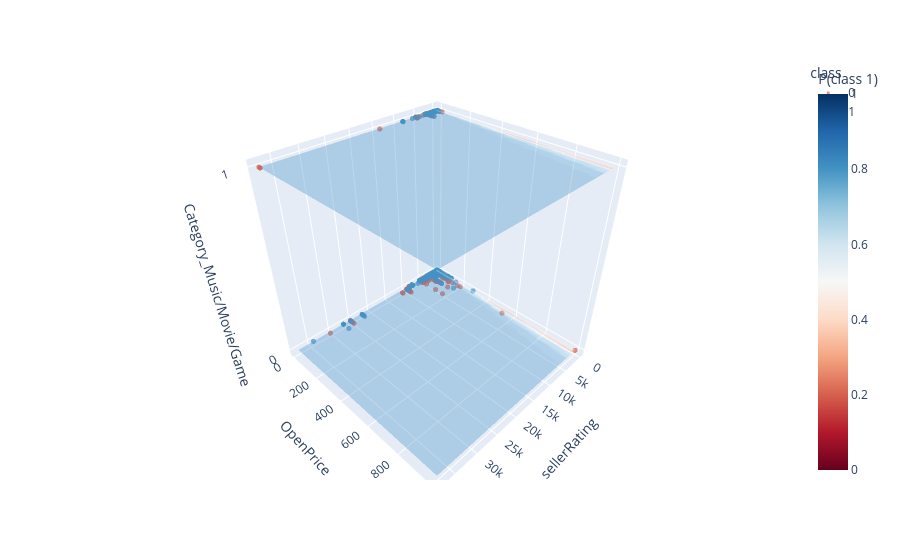

This figure's notebook cell:
### Code cell
import numpy as np
import pandas as pd
import plotly.express as px
import plotly.graph_objects as go

plot_df = pd.DataFrame(X_train_compact, columns=compact_cols)
plot_df["class"] = np.asarray(y_train).astype(str)

# Points, colored by actual class
fig = px.scatter_3d(
    plot_df, x="sellerRating", y="OpenPrice", z="Category_Music/Movie/Game",
    color="class", opacity=0.7,
    color_discrete_map={"0": "#d6604d", "1": "#4393c3"},
)
fig.update_traces(marker_size=3)

# Grid over the two continuous features
r = np.linspace(plot_df["sellerRating"].min(), plot_df["sellerRating"].max(), 80)
p = np.linspace(plot_df["OpenPrice"].min(), plot_df["OpenPrice"].max(), 80)
R, P = np.meshgrid(r, p)

# One shaded layer for each category value, colored by predicted P(class 1)
for cat in [0, 1]:
    grid = pd.DataFrame({
        "sellerRating": R.ravel(),
        "OpenPrice": P.ravel(),
        "Category_Music/Movie/Game": cat,
    })[compact_cols]                               # same column order as training
    prob = model.predict_proba(grid)[:, 1].reshape(R.shape)

    fig.add_trace(go.Surface(
        x=R, y=P, z=np.full(R.shape, cat),
        surfacecolor=prob, cmin=0, cmax=1, colorscale="RdBu",
        opacity=0.35, showscale=(cat == 1),
        colorbar=dict(title="P(class 1)"),
    ))

fig.update_layout(scene=dict(zaxis=dict(tickvals=[0, 1])))
fig.show()

### Figure 1 — Plotly figure (JSON) as saved in the notebook; plotly's stock layout.template omitted (floating-point values rounded to 4 significant figures; data arrays with more than 128 entries replaced by an {"elided": "..."} marker saying what was removed)
{"data": [{"hovertemplate": "class=0<br>sellerRating=%{x}<br>OpenPrice=%{y}<br>Category_Music/Movie/Game=%{z}<extra></extra>", "legendgroup": "0", "marker": {"color": "#d6604d", "opacity": 0.7, "size": 3, "symbol": "circle"}, "mode": "markers", "name": "0", "scene": "scene", "showlegend": true, "type": "scatter3d", "x": {"elided": "544 float values"}, "y": {"elided": "544 float values"}, "z": {"elided": "544 float values"}}, {"hovertemplate": "class=1<br>sellerRating=%{x}<br>OpenPrice=%{y}<br>Category_Music/Movie/Game=%{z}<extra></extra>", "legendgroup": "1", "marker": {"color": "#4393c3", "opacity": 0.7, "size": 3, "symbol": "circle"}, "mode": "markers", "name": "1", "scene": "scene", "showlegend": true, "type": "scatter3d", "x": {"elided": "639 float values"}, "y": {"elided": "639 float values"}, "z": {"elided": "639 float values"}}, {"cmax": 1, "cmin": 0, "colorbar": {"title": {"text": "P(class 1)"}}, "colorscale": [[0, "rgb(103,0,31)"], [0.1, "rgb(178,24,43)"], [0.2, "rgb(214,96,77)"], [0.3, "rgb(244,165,130)"], [0.4, "rgb(253,219,199)"], [0.5, "rgb(247,247,247)"], [0.6, "rgb(209,229,240)"], [0.7, "rgb(146,197,222)"], [0.8, "rgb(67,147,195)"], [0.9, "rgb(33,102,172)"], [1, "rgb(5,48,97)"]], "opacity": 0.35, "showscale": false, "surfacecolor": {"elided": "80x80 float values"}, "type": "surface", "x": {"elided": "80x80 float values"}, "y": {"elided": "80x80 float values"}, "z": {"elided": "80x80 int values"}}, {"cmax": 1, "cmin": 0, "colorbar": {"title": {"text": "P(class 1)"}}, "colorscale": [[0, "rgb(103,0,31)"], [0.1, "rgb(178,24,43)"], [0.2, "rgb(214,96,77)"], [0.3, "rgb(244,165,130)"], [0.4, "rgb(253,219,199)"], [0.5, "rgb(247,247,247)"], [0.6, "rgb(209,229,240)"], [0.7, "rgb(146,197,222)"], [0.8, "rgb(67,147,195)"], [0.9, "rgb(33,102,172)"], [1, "rgb(5,48,97)"]], "opacity": 0.35, "showscale": true, "surfacecolor": {"elided": "80x80 float values"}, "type": "surface", "x": {"elided": "80x80 float values"}, "y": {"elided": "80x80 float values"}, "z": {"elided": "80x80 int values"}}], "layout": {"legend": {"title": {"text": "class"}, "tracegroupgap": 0}, "margin": {"t": 60}, "scene": {"domain": {"x": [0, 1], "y": [0, 1]}, "xaxis": {"title": {"text": "sellerRating"}}, "yaxis": {"title": {"text": "OpenPrice"}}, "zaxis": {"tickvals": [0, 1], "title": {"text": "Category_Music/Movie/Game"}}}}}
